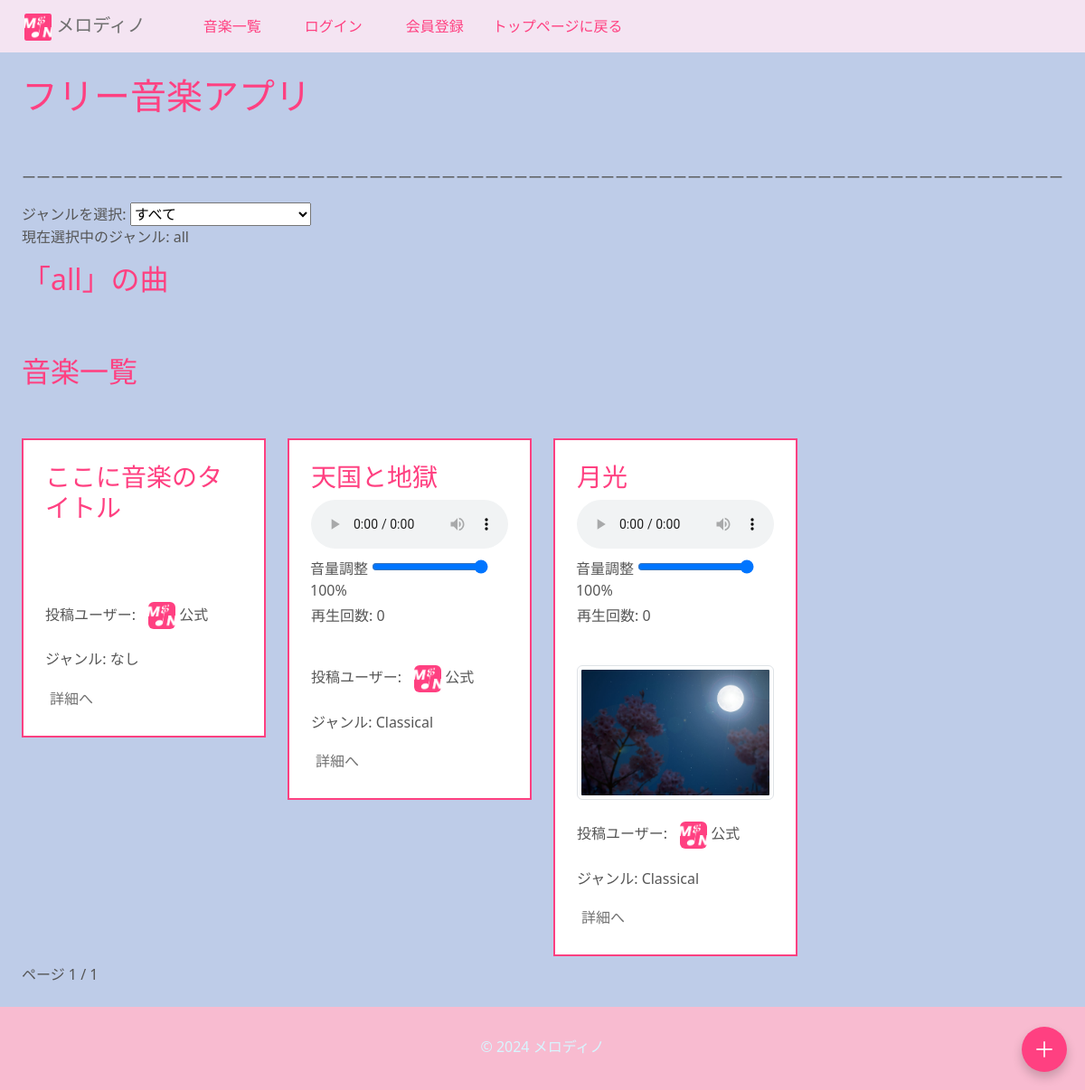
Screenshot of /ongaku/ with the database file from the repository.
### ongaku/models.py (models this page shows, shortened)
class Ongaku(models.Model):
    title = models.CharField(max_length=70)
    text = models.TextField(blank=True, default="")
    audio_file = models.FileField(upload_to='music/', null=True, blank=True)
    thumbnail = models.ImageField(null=True, blank=True)
    category = models.CharField(
        max_length=100, choices=CATEGORY, null=True, blank=True
    )
    custom_category = models.CharField(
        max_length=100,
        blank=True,
        help_text="検索時に見つかりやすくなります。"
    )
    user = models.ForeignKey(User, on_delete=models.CASCADE, related_name='songs')
    search_count = models.IntegerField(default=0)
    play_count = models.IntegerField(default=0)
    is_public = models.BooleanField(default=False)  # 公開/非公開設定
    created_at = models.DateTimeField(auto_now_add=True)  # 投稿日
    ongaku_url = models.URLField(blank=False, null=False)
    favorites = models.ManyToManyField(User, related_name='favorite_songs', blank=True)
    favorited_by = models.ManyToManyField(
        'UserProfile',  # ユーザー情報が保存されているモデル
        related_name='favorite_songs',
        blank=True
    )
    order = models.PositiveIntegerField(default=0)
    class Meta:
        ordering = ['order']

class UserProfile(models.Model):
    user = models.OneToOneField(User, on_delete=models.CASCADE)
    songs = models.ManyToManyField(Ongaku)  # ユーザーが作成した曲の関連
    display_name = models.CharField(max_length=100, unique=True, blank=True, null=True)
    bio = models.TextField(blank=True, null=True)  # 自己紹介
    profile_picture = models.ImageField(upload_to='profile_pictures/', blank=True, null=True)
    youtube_url = models.URLField(blank=True, null=True)  # YouTube URL
    twitter_url = models.URLField(blank=True, null=True)  # Twitter URL

### ongaku/views.py (the view)
# urls.py: path('', views.index_view, name='index'),  # ルートURLにindex_viewを割り当て
def index_view(request):
    selected_category = request.GET.get('category', None)
    genres = dict(CATEGORY)
    if request.user.is_authenticated:
        music_queryset = Ongaku.objects.filter(is_public=True) | Ongaku.objects.filter(user=request.user)
    else:
        music_queryset = Ongaku.objects.filter(is_public=True)
    if selected_category and selected_category in genres:
        music_queryset = music_queryset.filter(category=selected_category)
    recommended = music_queryset.order_by('-play_count')[:10]
    ranking_list = music_queryset.annotate(avg_rating=Avg('review__rate')).order_by('-avg_rating')
    paginator = Paginator(ranking_list, ITEM_PER_PAGE)
    page_number = request.GET.get('page', 1)
    page_obj = paginator.page(page_number)
    return render(
        request,
        'ongaku/index.html',
        {
            'genres': CATEGORY,  # ジャンルリスト
            'selected_category': selected_category,  # 選択中のジャンル
            'music_list': music_queryset,
            'recommended': recommended,
            'ranking_list': ranking_list,
            'page_obj': page_obj,
        },
    )

### ongaku/templates/ongaku/index.html (shortened to what this page needs)
{% extends 'base.html' %}
{% block h1 %}フリー音楽アプリ{% endblock %}
{% block content %}
<h2><br></h2>
<div>
    <p class="responsive-line">ーーーーーーーーーーーーーーーーーーーーーーーーーーーーーーーーーーーーーーーーーーーーーーーーーーーーーーーーーーーーーーーーーーーーーーーーーーーーーーーーーーーーーーーーーーーーーーーーーーーーーーーーーーーーーーーーーーーーーーーーーーーーーーーーーーーーーーーーーーーーーーーーーーーーーーーー</p>
</div>
<div class="row">
    <div class="col-9">
        <form method="get" action="">
            <label for="category">ジャンルを選択:</label>
            <select name="category" id="category" size="1" onchange="this.form.submit()">
                <option value="">すべて</option>
            </select>
        </form>
        <p>現在選択中のジャンル: {% if selected_category %}{{ selected_category }}{% else %}all{% endif %}</p>
        <h2>{% if selected_category %}「{{ selected_category }}」の曲{% else %}「all」の曲{% endif %}</h2>
        <h5><br><br></h5>
        <div class="row">
            <h2>音楽一覧</h2>
            <h2><br></h2>
            {% for item in page_obj %}
                {% if item.is_public %}
                    <div class="col-md-4 col-sm-6">
                            <div class="border border_color p-4 mb-2" type="tokubetu">
                                <h3 class="song-title">{{ item.title }}</h3>
                                {% if item.audio_file %}
                                    <audio id="audioPlayer{{ item.pk }}" controls style="width: 100%; max-width: 100%;">
                                        <source src="{{ item.audio_file.url }}" type="audio/mpeg">
                                    </audio>
                                    <div class="p-1" style="margin-left: -5px;">
                                        <label for="volumeControl{{ item.pk }}">音量調整</label>
                                        <input type="range" id="volumeControl{{ item.pk }}" min="0" max="1" step="0.01" value="1" oninput="setVolume(this.value, {{ item.pk }})">
                                        <span id="volumeValue{{ item.pk }}">100%</span>
                                    </div>
                                {% else %}
                                    {% if item.user == request.user %}
                                        <p>音声ファイルがありません。</p>
                                    {% endif %}
                                {% endif %}
                                {% if item.audio_file %}
                                    <div>
                                        <p id="playCount{{ item.pk }}">再生回数: {{ item.play_count }}</p>
                                        <h6><br></h6>
                                    </div>
                                {% else %}
                                <h5><br><br><br></h5>
                                {% endif %}
                                {% if item.thumbnail %}
                                    <img src="{{ item.thumbnail.url }}" class="img-thumbnail" style="width: 100%; height: auto;" />
                                    <br><br>
                                {% endif %}
                                <span>
                                    投稿ユーザー:
                                    {% if item.user.userprofile.profile_picture %}
                                        <img src="{{ item.user.userprofile.profile_picture.url }}" alt="プロフィール画像" class="profile-picture">
                                    {% endif %}
                                    {% if item.user.userprofile.display_name == None %}
                                        {{ item.user.userprofile.display_name|default:"匿名" }}{{ user.id }}
                                    {% else %}
                                        {{ item.user.userprofile.display_name|default:"匿名" }}
                                    {% endif %}
                                </span>
                                <h6 class="card-title mt-4">ジャンル: {{ item.category|default:"なし" }}</h6>
                                <div class="mt-3">
                                    <a href="{% url 'detail-ongaku' item.pk %}" class="btn feature p-1">詳細へ</a>
                                </div>
                            </div>
                    </div>
                {% endif %}
            {% endfor %}
        </div>
        <div class="pagination">
            <span class="current">
                ページ {{ page_obj.number }} / {{ page_obj.paginator.num_pages }}
            </span>
        </div>
    </div>
</div>
{% endblock %}

### ongaku/static/ongaku/css/style.css (style rules this page uses)
a { text-decoration: none; }

### templates/base.html (style rules this page uses)
body { background-color: #becce8; color: #565656; transition: background-color 0.5s, color 0.5s; }
a { color: rgb(112, 112, 112) !important; }
h1, h2, h3, h4, .h5 { color: #ff4081; }
div[type="tokubetu"] { border-color: #ff4081; border: 2px solid #ff4081 !important; background-color: #ffff; }

### ongaku/templates/ongaku/index.html (style rules this page uses)
.responsive-line { width: 100%; white-space: nowrap; overflow: hidden; }
.profile-picture { width: 30px; height: 30px; margin-left: 10px; border-radius: 20%; }
@media (min-width: 1011px) { #category { width: 200px; box-sizing: border-box; overflow-y: auto; } }

### rows the page displays
Ongaku: title "ここに音楽のタイトル", user.userprofile.profile_picture (picture), user.userprofile.display_name "公式", category "なし"
Ongaku: title "天国と地獄", play_count "0", user.userprofile.profile_picture (picture), user.userprofile.display_name "公式", category "Classical"
Ongaku: title "月光", play_count "0", thumbnail (picture), user.userprofile.profile_picture (picture), user.userprofile.display_name "公式", category "Classical"

### other values shown
{{ page_obj.number }} "1"
{{ page_obj.paginator.num_pages }} "1"
